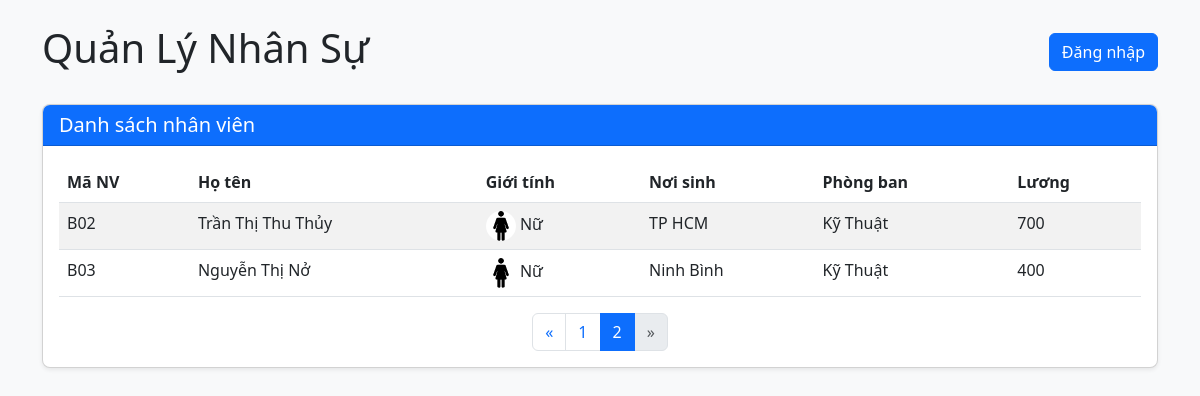
Screenshot of /?page=2 with the database file from the repository.
### tables this page shows
CREATE TABLE `nhanvien` (
  `Ma_NV` varchar(3) NOT NULL,
  `Ten_NV` varchar(100) NOT NULL,
  `Phai` varchar(3) DEFAULT NULL,
  `Noi_Sinh` varchar(200) DEFAULT NULL,
  `Ma_Phong` varchar(2) DEFAULT NULL,
  `Luong` int(11) DEFAULT NULL
);

CREATE TABLE `phongban` (
  `Ma_Phong` varchar(2) NOT NULL,
  `Ten_Phong` varchar(30) NOT NULL
);

### index.php (the view, shortened to what this page needs)
<?php
require_once 'config/database.php';
$isLoggedIn = isset($_SESSION['user_id']);
$isAdmin = $isLoggedIn && $_SESSION['role'] === 'admin';
$page = isset($_GET['page']) ? $_GET['page'] : 1;
$limit = 5;
$offset = ($page - 1) * $limit;
$totalQuery = "SELECT COUNT(*) as total FROM nhanvien";
$totalResult = $conn->query($totalQuery);
$totalRow = $totalResult->fetch_assoc();
$totalEmployees = $totalRow['total'];
$totalPages = ceil($totalEmployees / $limit);
$query = "SELECT nv.*, pb.Ten_Phong
          FROM nhanvien nv
          LEFT JOIN phongban pb ON nv.Ma_Phong = pb.Ma_Phong
          LIMIT $limit OFFSET $offset";
$result = $conn->query($query);
?>
<!DOCTYPE html>
<html lang="vi">
<head>
    <link rel="stylesheet" href="https://cdn.jsdelivr.net/npm/bootstrap@5.3.0/dist/css/bootstrap.min.css">
    <link rel="stylesheet" href="https://cdnjs.cloudflare.com/ajax/libs/font-awesome/6.4.0/css/all.min.css">
    <link rel="stylesheet" href="assets/css/style.css">
</head>
<body>
    <div class="container mt-4">
        <header class="mb-4">
            <div class="d-flex justify-content-between align-items-center">
                <h1>Quản Lý Nhân Sự</h1>
                <div>
                    <?php if ($isLoggedIn): ?>
                        <span class="me-2">
                            Xin chào, <strong><?php echo htmlspecialchars($_SESSION['username']); ?></strong>
                            (<?php echo $_SESSION['role'] === 'admin' ? 'Quản trị viên' : 'Người dùng'; ?>)
                        </span>
                        <a href="?logout=1" class="btn btn-outline-danger">Đăng xuất</a>
                    <?php else: ?>
                        <a href="login.php" class="btn btn-primary">Đăng nhập</a>
                    <?php endif; ?>
                </div>
            </div>
        </header>
        <div class="card">
            <div class="card-header bg-primary text-white">
                <h5 class="mb-0">Danh sách nhân viên</h5>
            </div>
            <div class="card-body">
                <div class="table-responsive">
                    <table class="table table-striped table-hover">
                        <thead>
                            <tr>
                                <th>Mã NV</th>
                                <th>Họ tên</th>
                                <th>Giới tính</th>
                                <th>Nơi sinh</th>
                                <th>Phòng ban</th>
                                <th>Lương</th>
                            </tr>
                        </thead>
                        <tbody>
                            <?php if ($result->num_rows > 0): ?>
                                <?php while ($row = $result->fetch_assoc()): ?>
                                    <tr>
                                        <td><?php echo htmlspecialchars($row['Ma_NV']); ?></td>
                                        <td><?php echo htmlspecialchars($row['Ten_NV']); ?></td>
                                        <td>
                                            <?php if ($row['Phai'] === 'NAM'): ?>
                                                <img src="assets/images/man.jpg" alt="Nam" width="30" height="30" class="rounded-circle">
                                                Nam
                                            <?php else: ?>
                                                <img src="assets/images/woman.jpg" alt="Nữ" width="30" height="30" class="rounded-circle">
                                                Nữ
                                            <?php endif; ?>
                                        </td>
                                        <td><?php echo htmlspecialchars($row['Noi_Sinh']); ?></td>
                                        <td><?php echo htmlspecialchars($row['Ten_Phong']); ?></td>
                                        <td><?php echo number_format($row['Luong']); ?></td>
                                    </tr>
                                <?php endwhile; ?>
                            <?php else: ?>
                                <tr>
                                    <td colspan="<?php echo $isAdmin ? 7 : 6; ?>" class="text-center">Không có nhân viên nào</td>
                                </tr>
                            <?php endif; ?>
                        </tbody>
                    </table>
                </div>
                <?php if ($totalPages > 1): ?>
                    <nav aria-label="Page navigation">
                        <ul class="pagination justify-content-center">
                            <li class="page-item <?php echo ($page <= 1) ? 'disabled' : ''; ?>">
                                <a class="page-link" href="?page=<?php echo $page - 1; ?>" aria-label="Previous">
                                    <span aria-hidden="true">&laquo;</span>
                                </a>
                            </li>
                            <?php for ($i = 1; $i <= $totalPages; $i++): ?>
                                <li class="page-item <?php echo ($page == $i) ? 'active' : ''; ?>">
                                    <a class="page-link" href="?page=<?php echo $i; ?>"><?php echo $i; ?></a>
                                </li>
                            <?php endfor; ?>
                            <li class="page-item <?php echo ($page >= $totalPages) ? 'disabled' : ''; ?>">
                                <a class="page-link" href="?page=<?php echo $page + 1; ?>" aria-label="Next">
                                    <span aria-hidden="true">&raquo;</span>
                                </a>
                            </li>
                        </ul>
                    </nav>
                <?php endif; ?>
            </div>
        </div>
    </div>
</body>
</html>

### assets/css/style.css (style rules this page uses)
body { font-family: "Segoe UI", Tahoma, Geneva, Verdana, sans-serif; background-color: #f8f9fa; }
.table img { object-fit: cover; }
.card { box-shadow: 0 0.125rem 0.25rem rgba(0, 0, 0, 0.075); border-radius: 0.5rem; overflow: hidden; }
.card-header { background-color: #0d6efd; color: white; font-weight: 500; }
.pagination { margin-bottom: 0; }

### rows the page displays
nhanvien: Ma_NV "B02", Ten_NV "Trần Thị Thu Thủy", Noi_Sinh "TP HCM", Ma_Phong.Ten_Phong "Kỹ Thuật", Luong "700"
nhanvien: Ma_NV "B03", Ten_NV "Nguyễn Thị Nở", Noi_Sinh "Ninh Bình", Ma_Phong.Ten_Phong "Kỹ Thuật", Luong "400"
